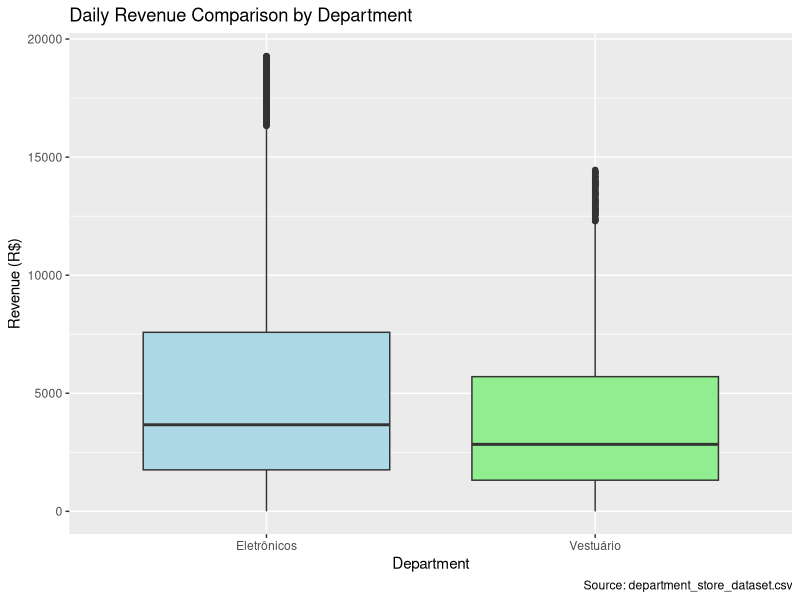
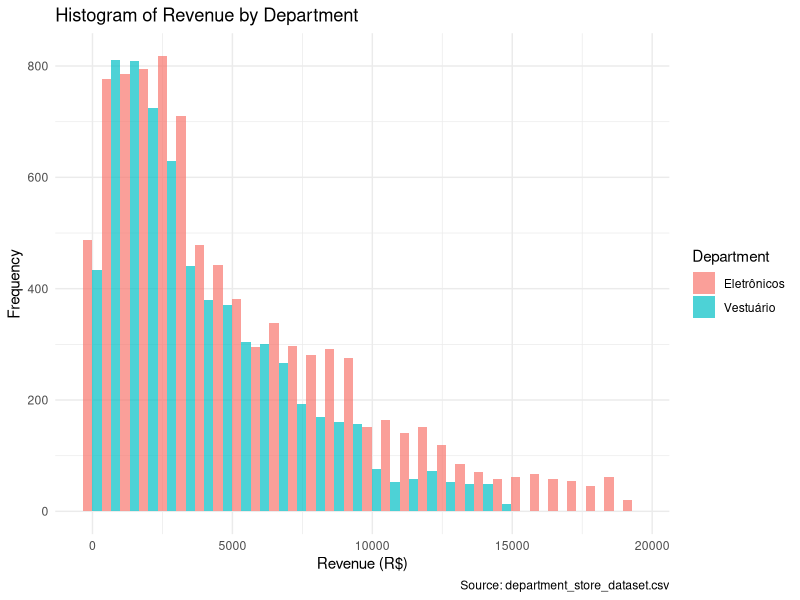
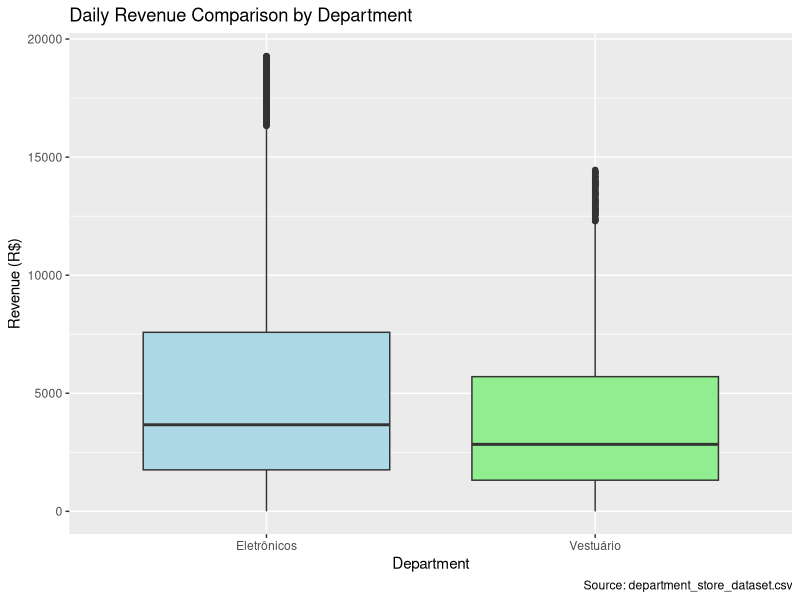
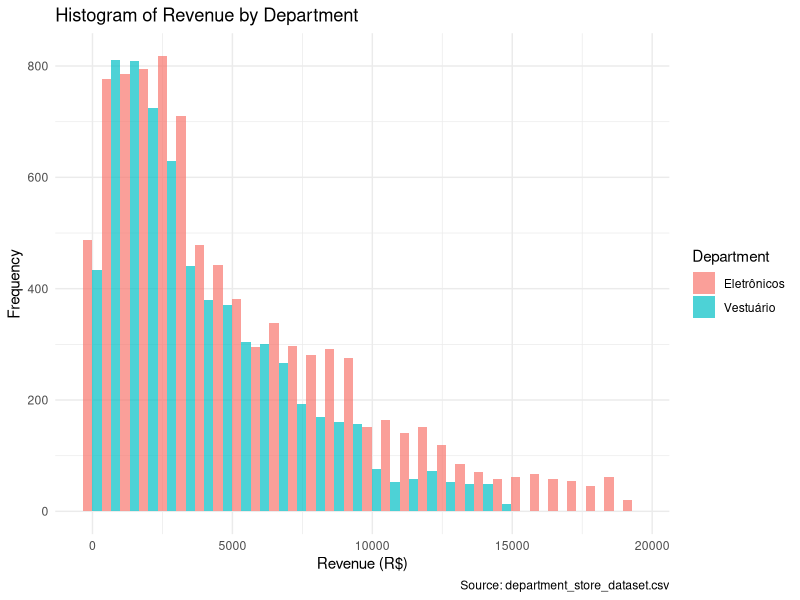

These figures' R source, in order: (Note: this script raises an error after producing the figures.)
library(ggplot2)
library(dplyr)

dept_data <- read.csv("department_store_dataset.csv", stringsAsFactors = FALSE)

dept_data$Department <- as.factor(dept_data$Department)

# 1. Difference in Means (t-test)
# Compare Revenue between two departments: Eletrônicos vs Vestuário

data_two_dept <- subset(dept_data, Department %in% c("Eletrônicos", "Vestuário"))

# Boxplot
ggplot(data_two_dept, aes(x = Department, y = Revenue)) +
  geom_boxplot(fill = c("lightblue", "lightgreen")) +
  labs(
    title = "Daily Revenue Comparison by Department",
    x = "Department",
    y = "Revenue (R$)",
    caption = "Source: department_store_dataset.csv"
  )
ggsave("boxplot_revenue_by_department.png", width = 6, height = 4, dpi = 300)

# Histogram
ggplot(data_two_dept, aes(x = Revenue, fill = Department)) +
  geom_histogram(position = "dodge", bins = 30, alpha = 0.7) +
  labs(
    title = "Histogram of Revenue by Department",
    x = "Revenue (R$)",
    y = "Frequency",
    caption = "Source: department_store_dataset.csv"
  ) +
  theme_minimal()
ggsave("histogram_revenue.png", width = 6, height = 4, dpi = 300)

# T-test
mean_test <- t.test(Revenue ~ Department, data = data_two_dept)
capture.output(mean_test, file = "t_test_summary.txt")

# 2. Difference in Proportions (prop.test)

if ("Revenue.Goal" %in% names(dept_data)) {
  dept_data$MetGoal <- as.numeric(dept_data$Revenue >= dept_data$Revenue.Goal)
  successes <- c(
    sum(dept_data$MetGoal[dept_data$Department == "Eletrônicos"]),
    sum(dept_data$MetGoal[dept_data$Department == "Vestuário"])
  )
  totals <- c(
    sum(dept_data$Department == "Eletrônicos"),
    sum(dept_data$Department == "Vestuário")
  )
  prop_test <- prop.test(successes, totals, correct = FALSE)
  capture.output(prop_test, file = "prop_test_summary.txt")
} else {
  write("Column 'Revenue.Goal' not found in dataset", file = "prop_test_summary.txt")
}


# 3. Correlation Analysis

if ("Sales.Quantity" %in% names(dept_data)) {
  
  cor_res <- cor.test(dept_data$Revenue, dept_data$Sales.Quantity)
  capture.output(cor_res, file = "correlation_summary.txt")
  
  # Scatter + regression line
  p_scatter <- ggplot(dept_data, aes(Sales.Quantity, Revenue)) +
    geom_point(alpha = 0.6, color = "steelblue") +
    geom_smooth(method = "lm", color = "darkred", se = FALSE) +
    labs(
      title = "Correlation between Revenue and Sales Quantity",
      x = "Sales Quantity", y = "Revenue (R$)"
    ) +
    theme_minimal()
  
  save_plot(p_scatter, "scatter_revenue_vs_quantity.png")
  
} else {
  write("Column 'Sales.Quantity' not found in dataset", "correlation_summary.txt")
}
